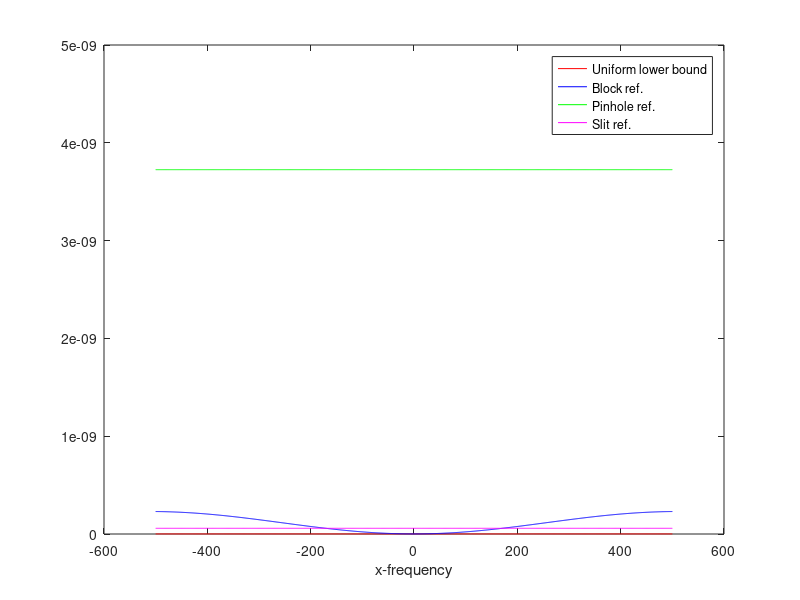

This figure's MATLAB source:
clear all
n=64;
m=1024;
bndry=500;
for k1=-bndry:bndry
    k2=0;
    lower_bnd(k1+bndry+1)=1/(m^4);
    scaler_b(k1+bndry+1)=( (1/(m^2))+2*((n-1)/(m^2))*(1-cos(2*pi*k1/m)) )*( (1/(m^2))+2*((n-1)/(m^2))*(1-cos(2*pi*k2/m)));
    scaler_p(k1+bndry+1)=((n^2)/(m^4));
    scaler_s(k1+bndry+1)=(n/(m^2))*( (1/(m^2))+2*((n-1)/(m^2))*(1-cos(2*pi*k2/m)));
end
figure;
plot([-bndry:bndry],lower_bnd,'red')
hold on;
plot([-bndry:bndry],scaler_b,'blue')
hold on;
plot([-bndry:bndry],scaler_p,'green')
hold on;
plot([-bndry:bndry],scaler_s,'magenta')
hold off
%direction = [1 1 0];
%rotate(hSurface,direction,25)
legend('Uniform lower bound','Block ref.', 'Pinhole ref.', 'Slit ref.')
xlabel('x-frequency')
%ylabel('y-frequency')
%ylim([0,1e-5])